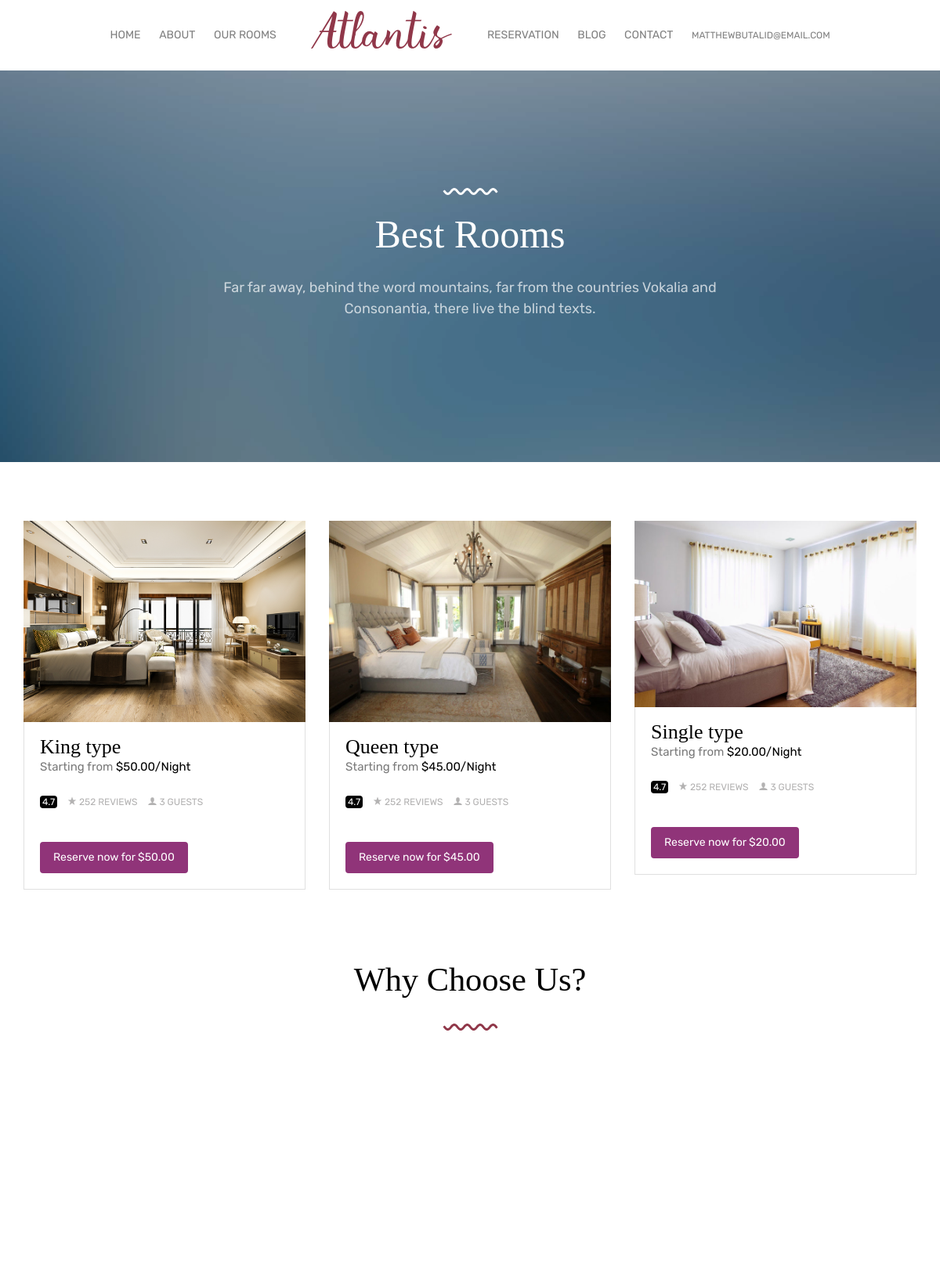
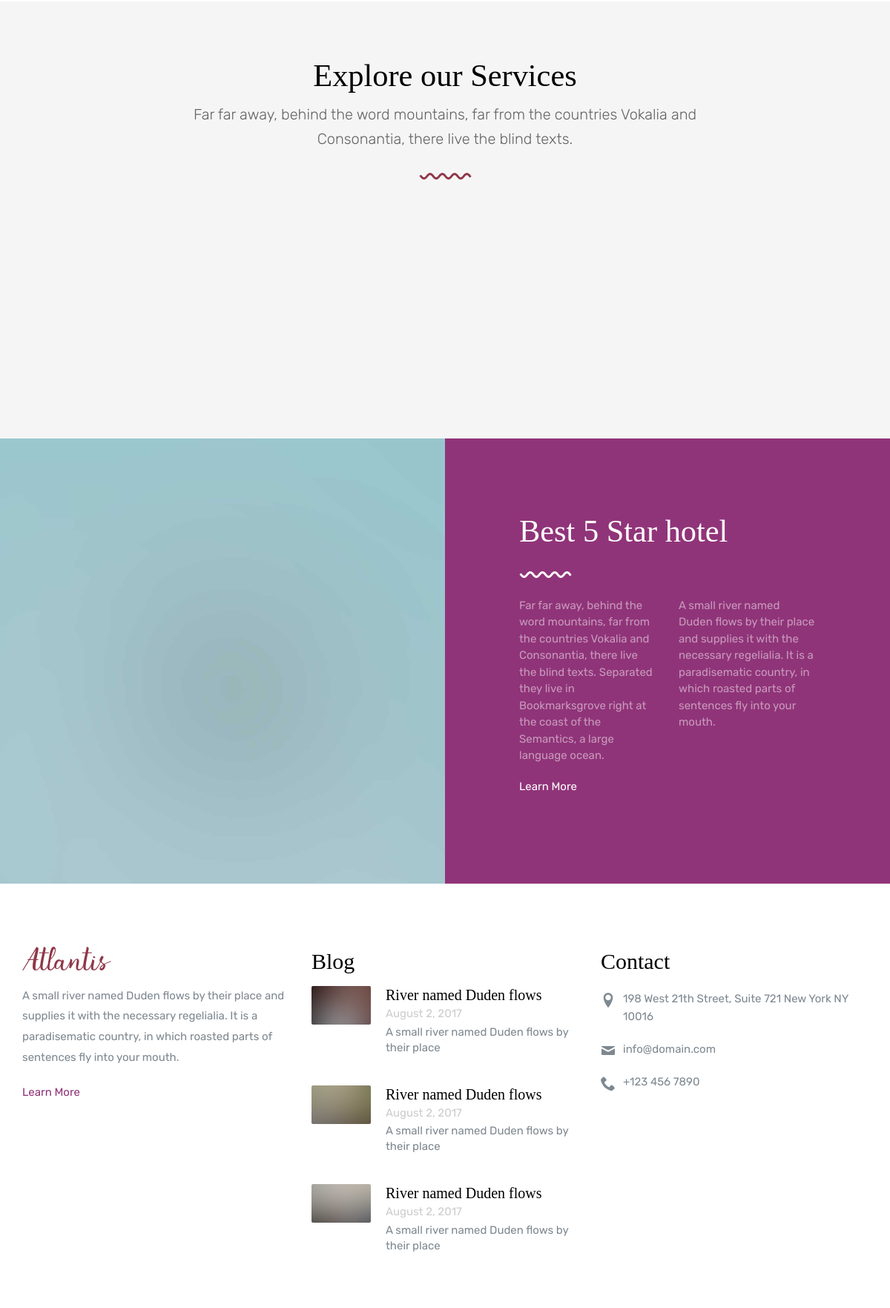
The app's page /rooms.php (signed in, upper part) with its own data (2 pictures, top to bottom).
### tables this page shows
CREATE TABLE `room` (
  `id` int(11) NOT NULL,
  `title` varchar(300) NOT NULL,
  `type` varchar(300) NOT NULL,
  `image` varchar(300) NOT NULL,
  `description` varchar(300) NOT NULL,
  `quantity` int(50) NOT NULL,
  `price` decimal(10,2) NOT NULL
);

### rooms.php (the view, shortened to what this page needs)
<?php
$roomdb = "room";
include('header.php');
?>
<section class="probootstrap-slider flexslider probootstrap-inner">
    <ul class="slides">
       <li style="background-image: url(img/slider_1.jpg);" class="overlay">
          <div class="container">
            <div class="row">
              <div class="col-md-10 col-md-offset-1">
                <div class="probootstrap-slider-text text-center">
                  <p><img src="img/curve_white.svg" class="seperator probootstrap-animate" alt="Free HTML5 Bootstrap Template"></p>
                  <h1 class="probootstrap-heading probootstrap-animate">Best Rooms</h1>
                  <div class="probootstrap-animate probootstrap-sub-wrap">Far far away, behind the word mountains, far from the countries Vokalia and Consonantia, there live the blind texts.</div>
                </div>
              </div>
            </div>
          </div>
        </li>
    </ul>
  </section>
  <section class="probootstrap-section">
  <?php
      $query = "SELECT * FROM $roomdb";
      $query_run = mysqli_query($connection, $query);
            ?>
    <div class="container">
      <div class="row">
      <?php
            if(mysqli_num_rows($query_run) > 0)
            {
                while($row = mysqli_fetch_assoc($query_run))
                {
          ?>
        <?php
        echo '
        <div class="col-md-4 col-sm-6 col-xs-12">
          <div class="probootstrap-room">
            <a href="#"><img src="admin/upload/'.$row['image'].'" alt="Free Bootstrap Template by uicookies.com" class="img-responsive"></a>
            <div class="text">
              <h3>'.$row['type'].'</h3>
              <p>Starting from <strong>$'.$row['price'].'/Night</strong></p>
              <div class="post-meta mb30">
                <ul>
                  <li><span class="review-rate">4.7</span> <i class="icon-star"></i> 252 Reviews</li>
                  <li><i class="icon-user2"></i> 3 Guests</li>
                </ul>
              </div>
              <form action="reservation.php" method="post">
              <p> <button  type="submit" name="book_btn" class="btn btn-primary">Reserve now for $'.$row['price'].'</button></p>
              </form>
            </div>
          </div>
        </div>';
        ?>
      <?php
              }
          }
          else {
            echo "No Record Found";
          }
          ?>
      </div>
      <div class="row">
        <div class="col-md-12 text-center">
          <h2>Why Choose Us?</h2>
          <p class="mb50"><img src="img/curve.svg" class="svg" alt="Free HTML5 Bootstrap Template"></p>
        </div>
        <div class="col-md-4">
        </div>
        <div class="col-md-4">
        </div>
        <div class="col-md-4">
        </div>
      </div>
    </div>
  </section>
  <section class="probootstrap-section probootstrap-section-dark">
    <div class="container">
      <div class="row mb30">
        <div class="col-md-8 col-md-offset-2 probootstrap-section-heading text-center">
          <h2>Explore our Services</h2>
          <p class="lead">Far far away, behind the word mountains, far from the countries Vokalia and Consonantia, there live the blind texts.</p>
          <p><img src="img/curve.svg" class="svg" alt="Free HTML5 Bootstrap Template"></p>
        </div>
      </div>
      <div class="row">
        <div class="col-md-4">
        </div>
        <div class="col-md-4">
        </div>
        <div class="col-md-4">
        </div>
      </div>
    </div>
  </section>
  <section class="probootstrap-half">
    <div class="image" style="background-image: url(img/slider_2.jpg);"></div>
    <div class="text">
      <div class="probootstrap-animate fadeInUp probootstrap-animated">
        <h2 class="mt0">Best 5 Star hotel</h2>
        <p><img src="img/curve_white.svg" class="seperator" alt="Free HTML5 Bootstrap Template"></p>
        <div class="row">
          <div class="col-md-6">
            <p>Far far away, behind the word mountains, far from the countries Vokalia and Consonantia, there live the blind texts. Separated they live in Bookmarksgrove right at the coast of the Semantics, a large language ocean.</p>
          </div>
          <div class="col-md-6">
            <p>A small river named Duden flows by their place and supplies it with the necessary regelialia. It is a paradisematic country, in which roasted parts of sentences fly into your mouth.</p>
          </div>
        </div>
        <p><a href="#" class="link-with-icon white">Learn More <i class=" icon-chevron-right"></i></a></p>
      </div>
    </div>
  </section>
<?php
include('footer.php');
?>

### records on screen
room: image (picture), type "King type", price "50.00"
room: image (picture), type "Queen type", price "45.00"
room: image (picture), type "Single type", price "20.00"

### other values on screen
$_SESSION['cusername'] "MATTHEWBUTALID@EMAIL.COM"
